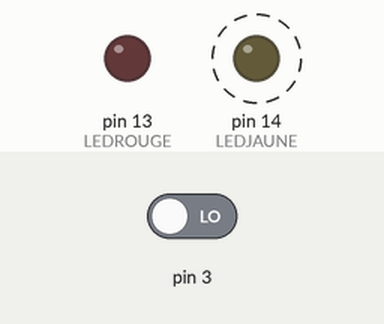
A sketch run on a simulated Arduino Uno, built with avr-gcc and run on an emulated ATmega328P. Shown: output pins drawn as LEDs (lit = HIGH). Dashed ring = blinking. The test bench sets the inputs (shaded band); at power-on: pin 3 LOW.

Above: at 0.4 s.
Timing chart, 0 to 3.0 s (numbered marks = the images above):
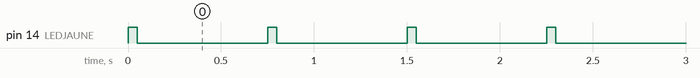

The sketch:

sketch_mar22a.ino
```cpp
#define LEDJAUNE 14
#define LEDROUGE 13


void setup()
{

  pinMode(LEDROUGE, OUTPUT);
  pinMode(LEDJAUNE, OUTPUT);
  pinMode(12, INPUT);

  attachInterrupt(1, REPONSE_INTERRUPTION, RISING); // interruption INT0 sur PCINT12 = pin réelle 18

}

void loop()
{
  digitalWrite(LEDJAUNE, HIGH);
  delay(50);
  digitalWrite(LEDJAUNE, LOW);
  delay(700);

}

void REPONSE_INTERRUPTION()
{
  digitalWrite(LEDROUGE, HIGH);
  delay(500); // [!] delay ne marche pas dans uen interruption [!]
  digitalWrite(LEDROUGE, LOW);
}
```

Measured:
- by itself, pin 14 (LEDJAUNE): alternates HIGH for 0.05 s and LOW for 0.70 s
